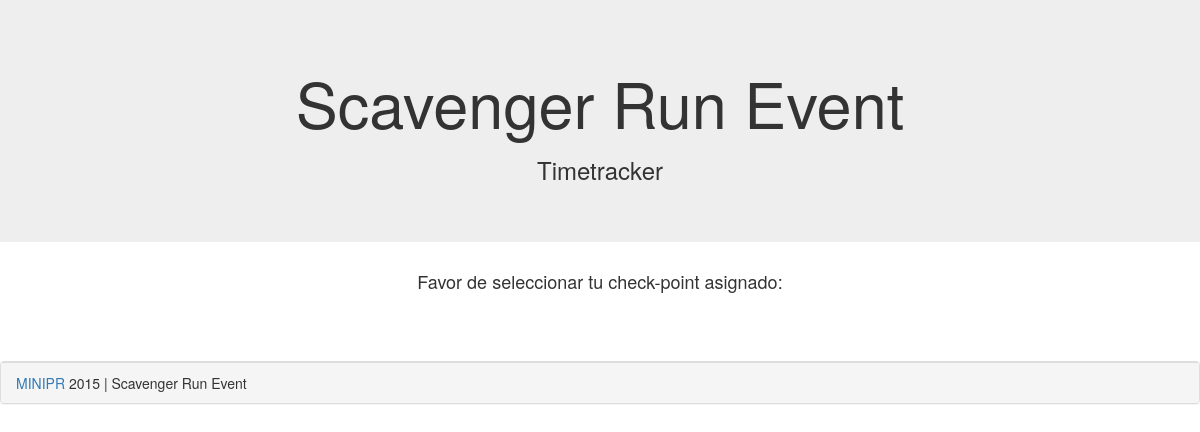
The app's page /, older data.
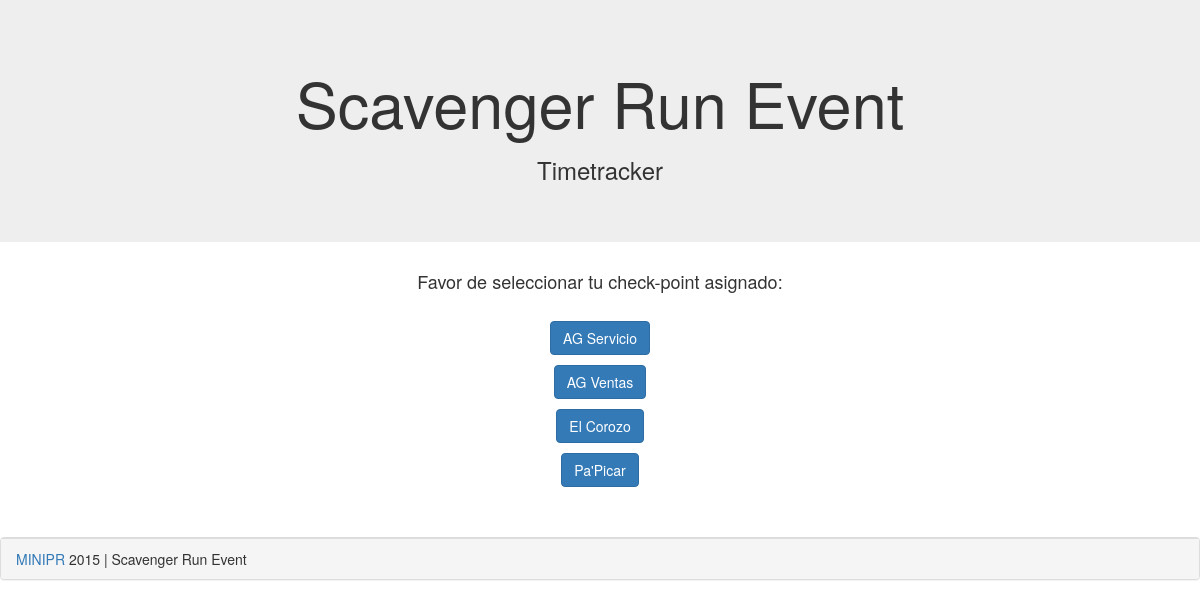
The same page, newer data.
### timetracker_app/models.py (models this page shows, shortened)
class CheckPoint(models.Model):
    id = models.IntegerField(unique=True, primary_key=True)
    place_name = models.CharField(verbose_name="Nombre Lugar", max_length=60)
    class Meta:
        verbose_name = "CheckPoint"
        verbose_name_plural = "CheckPoints"

### timetracker_app/views.py (the view)
# urls.py: url(r'^$', 'timetracker_app.views.welcome', name='welcome'),
def welcome(request):
    title = "Scavenger Run | TimeTracker"
    cps = CheckPoint.objects.all()
    context = {
        "title": title,
        "cps": cps
    }
    return render(request, "welcome.html", context)

### templates/welcome.html
{% extends "base.html" %}
{% load staticfiles %}
{% block content %}
<center>
    <div class="jumbotron">
        <h1>Scavenger Run Event</h1>
        <h3>Timetracker</h3>
    </div>
    <h4>Favor de seleccionar tu check-point asignado:</h4>
    <br>
    <div>
        {% for cp in cps %}
        <p><a class="btn btn-primary" type="button" href="{% url 'cp' cp.pk %}">{{ cp.place_name }}</a></p>
        {% endfor %}
    </div>
</center>
{% endblock %}

### templates/base.html (shortened to what this page needs)
{% load staticfiles %}
<html>
<head>
    <link rel="stylesheet" href="{% static 'css/bootstrap.css' %}" media="screen">
</head>
<body>
{% block content %}
{% endblock %}
<br>
<br>
<div class="panel panel-default">
    <div class="panel-footer">
        <a href="http://www.minipr.org" target="_blank">MINIPR</a> 2015 | Scavenger Run Event
    </div>
</div>
</body>
</html>

Row changes from the older to the newer data that the page shows:
added CheckPoint: place_name "AG Servicio"
added CheckPoint: place_name "AG Ventas"
added CheckPoint: place_name "El Corozo"
added CheckPoint: place_name "Pa'Picar"
